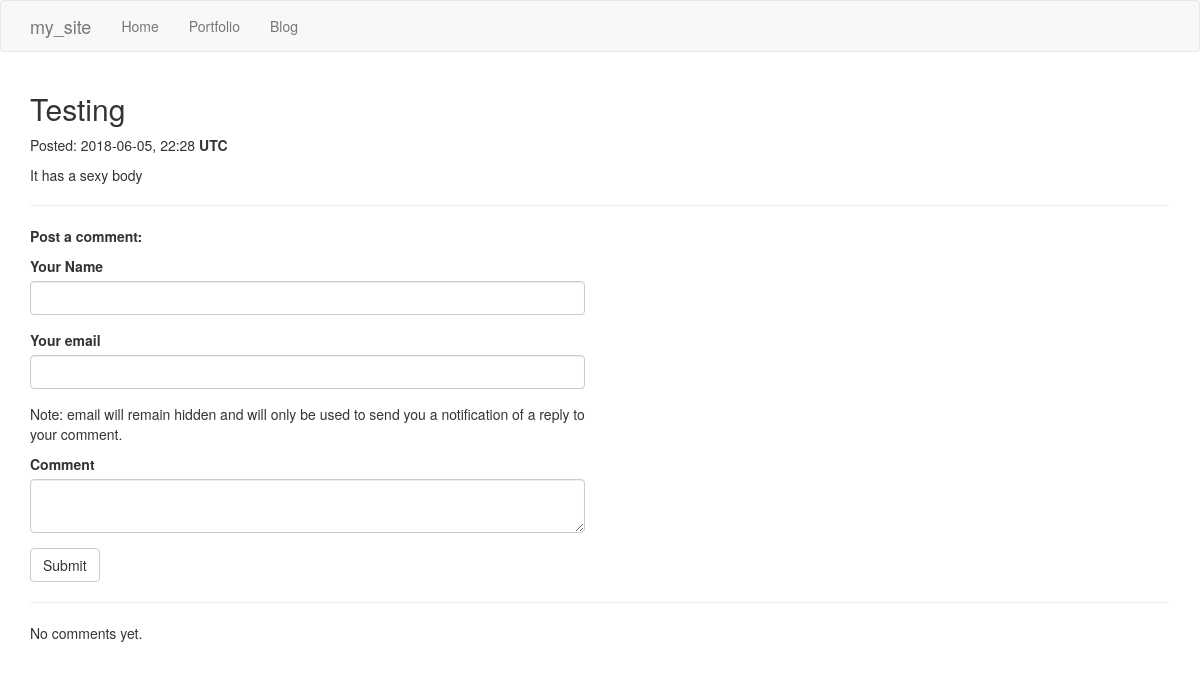
Page /blog/post/1 on the earlier database version.
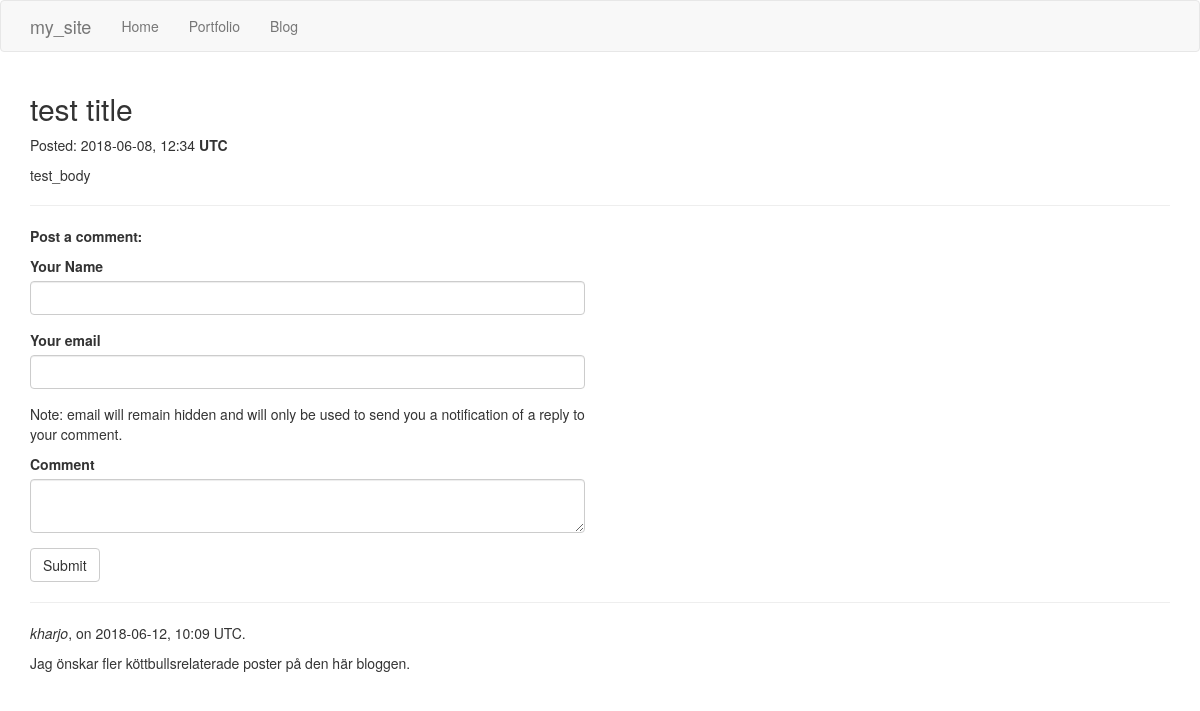
Same page on the later database version.
### app/models.py (models this page shows, shortened)
class BlogPost(db.Model):
    id = db.Column(db.Integer, primary_key=True)
    title = db.Column(db.String(100))
    body = db.Column(db.String(1000))
    timestamp = db.Column(db.DateTime, index=True, default=datetime.utcnow)
    comments = db.relationship('BlogComment', backref='blog_post',
                               lazy='dynamic')
    last_edit = db.Column(db.DateTime, index=True)

class BlogComment(db.Model):
    id = db.Column(db.Integer, primary_key=True)
    author = db.Column(db.String(64))
    body = db.Column(db.String(500))
    timestamp = db.Column(db.DateTime, index=True, default=datetime.utcnow)
    post_id = db.Column(db.Integer, db.ForeignKey('blog_post.id'))
    email = db.Column(db.String(120), index=True)

### app/routes.py (the view)
@app.route('/blog/post/<post_id>', methods=['GET', 'POST'])
def post(post_id):
    form = BlogCommentForm()
    post = BlogPost.query.filter_by(id=int(post_id)).first_or_404()
    comments = BlogComment.query.filter_by(post_id=int(post_id)).all()
    if form.validate_on_submit():
        comment = BlogComment(author=form.comment_author.data,
                              body=form.comment_body.data,
                              email=form.comment_email.data,
                              post_id=int(form.post_id.data))
        db.session.add(comment)
        db.session.commit()
        flash('Your comment has been submitted. Thank you!')
        return redirect(url_for('post', post_id=post.id))
    elif request.method == 'GET':
        form.post_id.data = post.id
    return render_template('post.html', form=form, post=post,
                           comments=comments)

### app/forms.py
class BlogCommentForm(FlaskForm):
    comment_author = TextField('Your Name', validators=[
        DataRequired(), Length(min=1, max=100)])
    comment_email = TextField('Your email', validators=[Email()])
    comment_body = TextAreaField('Comment', validators=[
        DataRequired(), Length(min=1, max=1000)])
    post_id = HiddenField('', validators=[DataRequired()])
    submit = SubmitField('Submit')

### app/templates/post.html (shortened to what this page needs)
{% extends "base.html" %}
{% import 'bootstrap/wtf.html' as wtf %}
{% block app_content %}
    <div id="post">
        <h2>{{ post.title }}</h2>
        <p>
            Posted:
            {{ post.timestamp.strftime("%Y-%m-%d, %H:%M") }} <b>UTC</b>
        </p>
        <p style="white-space: pre-wrap;">{{ post.body }}</p>
    </div>
    <hr>
    <div class="row">
        <div class="col-md-6">
            <p style="font-weight:bold;">Post a comment:</p>
            <form action="" method="post">
                {{ wtf.form_field(form.comment_author) }}
                {{ wtf.form_field(form.comment_email) }}
                <p>
                    Note: email will remain hidden and will only be used to send you a notification of a reply to your comment.
                </p>
                {{ wtf.form_field(form.comment_body) }}
                {{ wtf.form_field(form.submit) }}
            </form>
        </div>
    </div>
    <hr>
    <div id="comments">
        {% if comments %}
            {% for comment in comments %}
                <p><i>{{ comment.author }}</i>, on {{ comment.timestamp.strftime("%Y-%m-%d, %H:%M") }} UTC.</p>
                <p style="white-space: pre-wrap;">{{ comment.body }}</p>
            {% endfor %}
        {% else %}
            <p>No comments yet.</p>
        {% endif %}
    </div>
{% endblock %}

Differences in the rows shown:
changed BlogPost: title "Testing" → "test title"; timestamp "2018-06-05, 22:28" → "2018-06-08, 12:34"; body "It has a sexy body" → "test_body"
added BlogComment: author "kharjo", timestamp "2018-06-12, 10:09", body "Jag önskar fler köttbullsrelaterade poster på den här bloggen."
Other differences:
text no longer shown: "No comments yet."
